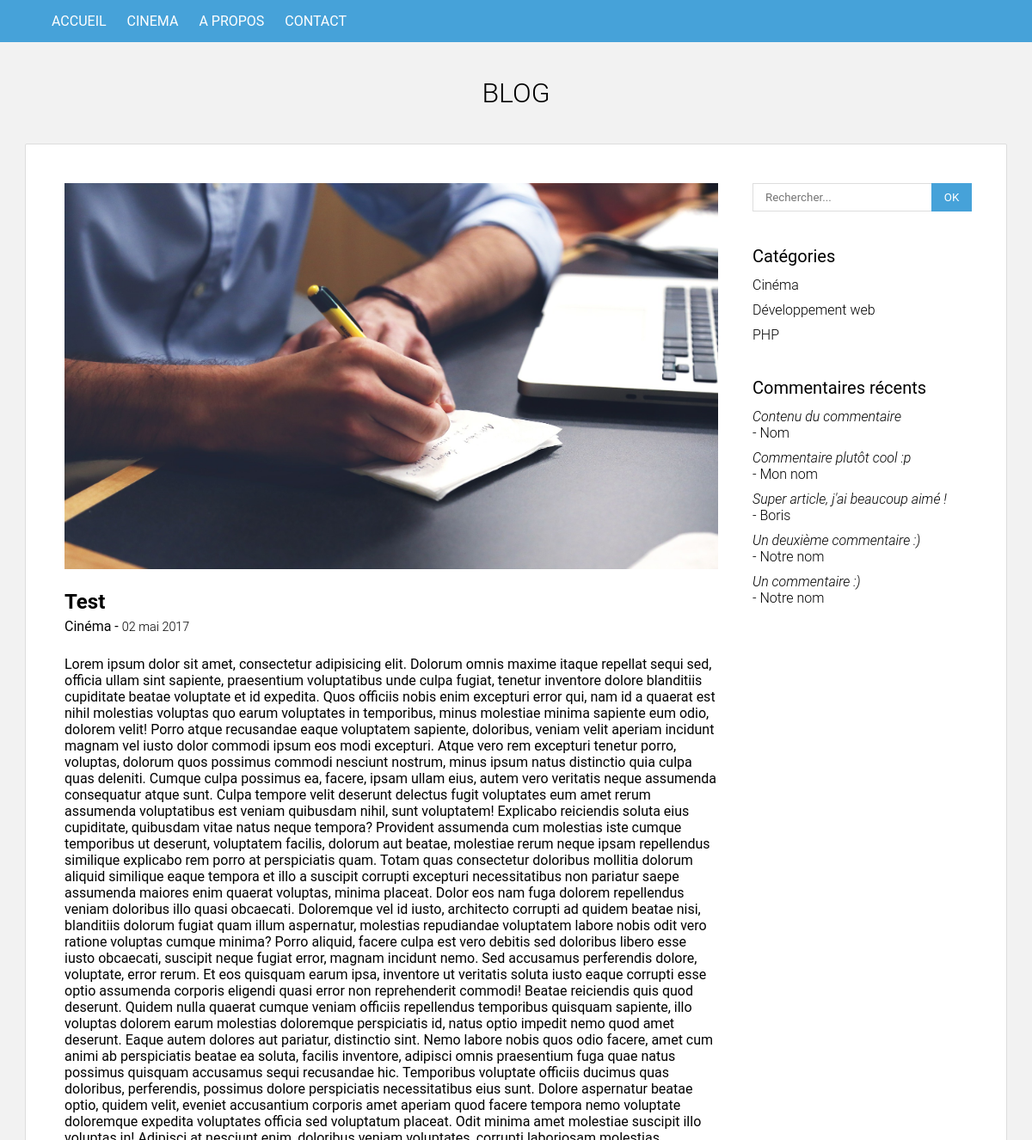
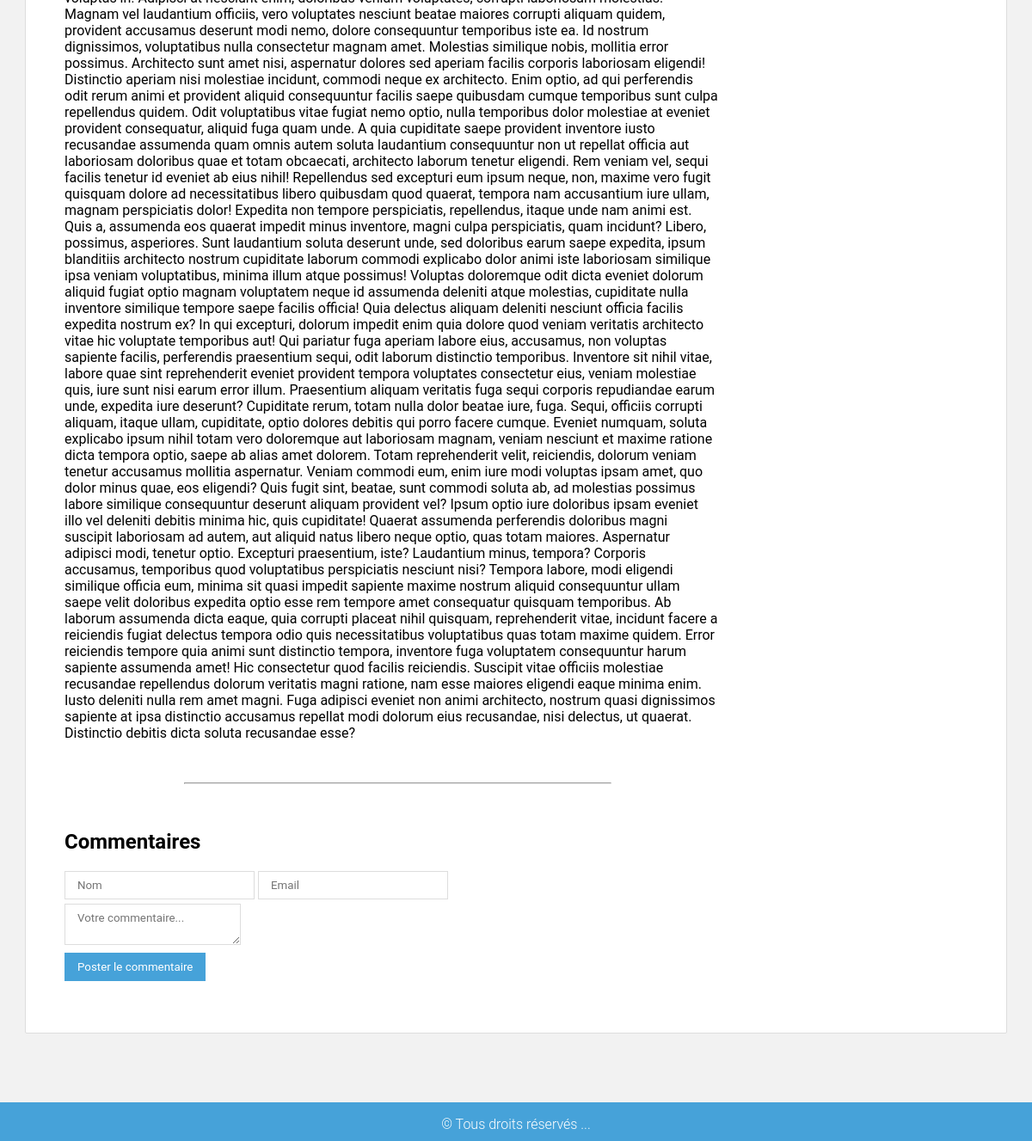
The app's page /article.php?id=5 with its own data (2 pictures, top to bottom).
### tables this page shows
CREATE TABLE `articles` (
  `id` int(11) NOT NULL,
  `titre` varchar(255) NOT NULL,
  `contenu` text NOT NULL,
  `categorie` varchar(255) NOT NULL,
  `datetime_post` datetime NOT NULL
);

CREATE TABLE `categories` (
  `id` int(11) NOT NULL,
  `categorie` varchar(255) NOT NULL,
  `categorie_url` varchar(255) NOT NULL
);

CREATE TABLE `commentaires` (
  `id` int(11) NOT NULL,
  `id_article` int(11) NOT NULL,
  `nom` varchar(255) NOT NULL,
  `email` varchar(255) NOT NULL,
  `contenu` text NOT NULL
);

### php/functions.php (called while the page is built)
<?php
function getNomCategorie($slug) {
	global $bdd;
	$categorie = $bdd->prepare('SELECT categorie FROM categories WHERE categorie_url = ?');
	$categorie->execute([$slug]);
	$categorie = $categorie->fetchColumn();
	return $categorie;
}

### php/config.php (called while the page is built)
<?php
try {
	$bdd = new PDO('mysql:host=127.0.0.1;dbname=blog;charset=utf8', 'root', '');
	$bdd->query('SET lc_time_names = "fr_FR"');
} catch (Exception $e) {
	exit('Erreur: '.$e->getMessage());
}
$side_categories = $bdd->query('SELECT * FROM categories ORDER BY categorie');
$side_commentaires = $bdd->query('SELECT * FROM commentaires ORDER BY id DESC LIMIT 5');

### includes/foot.php (the view, shortened to what this page needs)
	</section>
	<section class="sidebar">
		<form method="GET" action="/">
			<input type="text" name="q" placeholder="Rechercher..."<?php if(isset($query)) { echo ' value="'.$query.'"'; } ?>>
			<input type="submit" value="OK">
		</form>
		<h4>Catégories</h4>
		<ul>
			<?php while($c = $side_categories->fetch(PDO::FETCH_ASSOC)) { ?>
			<li><a href="/?categorie=<?= $c['categorie_url'] ?>"><?= $c['categorie'] ?></a></li>
			<?php } ?>
		</ul>
		<h4>Commentaires récents</h4>
		<ul>
			<?php while($c = $side_commentaires->fetch(PDO::FETCH_ASSOC)) { ?>
			<li>
				<a href="article.php?id=<?= $c['id_article'] ?>#commentaires">
					<i><?= substr($c['contenu'], 0, 100) ?></i><br>
					- <?= $c['nom'] ?>
				</a>
			</li>
			<?php } ?>
		</ul>
	</section>
</div>
<footer>
	<div class="container">
		<p>&copy; Tous droits réservés ...</p>
	</div>
</footer>

### article.php (shortened to what this page needs)
<?php
require_once 'php/config.php';
require_once 'php/functions.php';
if(!empty($_GET['id'])) {
	$id = htmlspecialchars($_GET['id']);
	$article = $bdd->prepare('SELECT *, DATE_FORMAT(datetime_post, "%d %M %Y") date_formatee FROM articles WHERE id = ?');
	$article->execute([$id]);
	$article = $article->fetch(PDO::FETCH_ASSOC);
} else {
	header('Location: /');
	exit();
}
?>
<!DOCTYPE html>
<html>
<head>
	<link rel="stylesheet" type="text/css" href="css/style.css">
</head>
<body>
<?php include_once 'includes/head.php' ?>
<article>
	<img src="images/miniatures/<?= $article['id'] ?>.jpg" alt="miniature">
	<h2><?= $article['titre'] ?></h2>
	<span class="categorie"><?= getNomCategorie($article['categorie']) ?></span> - <span class="date"><?= $article['date_formatee'] ?></span>
	<div class="contenu">
		<?= htmlspecialchars_decode(nl2br($article['contenu'])) ?>
	</div>
</article>
<hr>
<section id="commentaires" class="commentaires">
	<h2>Commentaires</h2>
	<form method="POST" action="#commentaires">
		<input type="text" name="nom" placeholder="Nom"<?php if(isset($nom)) { echo ' value="'.$nom.'"'; } ?> required>
		<input type="email" name="email" placeholder="Email"<?php if(isset($email)) { echo ' value="'.$email.'"'; } ?> required>
		<br>
		<textarea name="contenu" placeholder="Votre commentaire..." required><?php if(isset($contenu)) { echo $contenu; } ?></textarea>
		<br>
		<input type="submit" name="commentaire" value="Poster le commentaire">
	</form>
</section>
<?php include_once 'includes/foot.php' ?>
</body>
</html>

### css/style.css (style rules this page uses)
html, body { margin: 0; padding: 0; font-family: Roboto, sans-serif; background: #f2f2f2; }
a { text-decoration: none; color: #000; transition: color .3s ease; }
.container { width: 1100px; margin: 0 auto; }
img { width: 100%; }
.date { font-weight: 300; font-size: 0.9em; }
p { margin: 10px 0 0 0; font-weight: 300; }
.sidebar { width: 25%; float: right; margin-top: 25px; }
input, textarea { outline: none; background: #fff; border: 1px solid #dddddd; padding: 8px 14px; font-family: Roboto, sans-serif; }
.commentaires textarea { margin: 5px 0; }
.sidebar input[type=text] { width: 65%; }
input[type=submit] { border-color: #46a2d9; background: #46a2d9; color: #fff; }
.sidebar input[type=submit] { position: relative; left: -5px; }
.sidebar h4 { margin: 40px 0 12px 0; font-weight: 400; font-size: 1.25em; }
.sidebar ul { margin: 0; padding: 0 10px 0 0; font-weight: 300; }
.sidebar ul li { list-style-type: none; margin-bottom: 10px; }
footer { background: #46a2d9; color: #fff; text-align: center; padding: 6px 0 10px 0; margin-top: 80px; }
article, .commentaires { padding: 25px 40px 40px 25px; }
article h2 { margin-bottom: 5px; }
article .contenu { margin-top: 25px; }
hr { color: #dddd; width: 60%; }

### records on screen
articles: titre "Test", categorie.categorie "Cinéma", contenu "Lorem ipsum dolor sit amet, consectetur adipisicing elit. Dolorum omnis maxime itaque repellat sequi sed, officia ullam sint sapiente, praesentium voluptatibus unde culpa fugiat, tenetur inventore dolore blanditiis cupiditate beatae voluptate et id expedita. Quos officiis nobis enim excepturi error qui, nam id a quaerat est nihil molestias voluptas quo earum voluptates in temporibus, minus molestiae minima sapiente eum odio, dolorem velit! Porro atque recusandae eaque voluptatem sapiente, doloribus, veniam velit aperiam incidunt magnam vel iusto dolor commodi ipsum eos modi excepturi. Atque vero rem excepturi tenetur porro, voluptas, dolorum quos possimus commodi nesciunt nostrum, minus…"
categories: categorie "Cinéma"
categories: categorie "Développement web"
categories: categorie "PHP"
commentaires: contenu "Contenu du commentaire", nom "Nom"
commentaires: contenu "Commentaire plutôt cool :p", nom "Mon nom"
commentaires: contenu "Super article, j'ai beaucoup aimé !", nom "Boris"
commentaires: contenu "Un deuxième commentaire :)", nom "Notre nom"
commentaires: contenu "Un commentaire :)", nom "Notre nom"

### other values on screen
$article['date_formatee'] "02 mai 2017"
